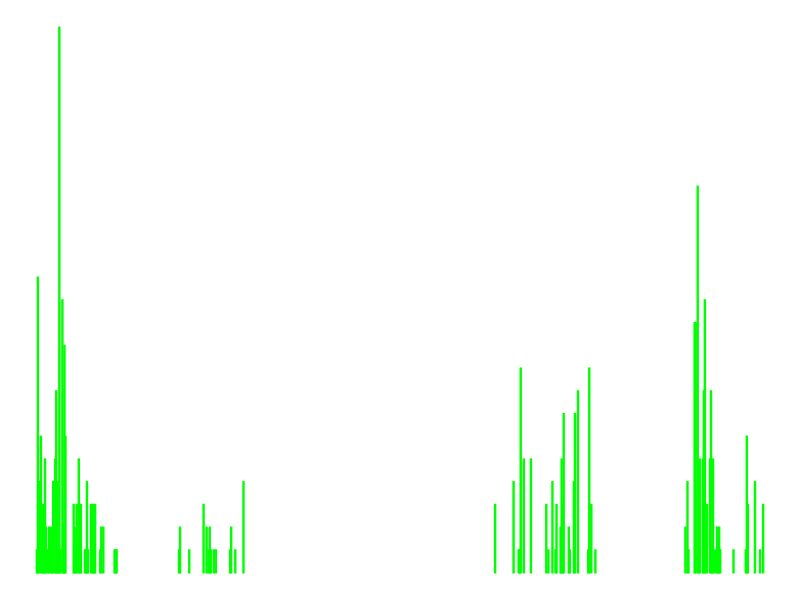

This chart was generated by the following R code:
library(ggplot2)
data3 = read.csv(file="add365-sorted-rust-mp4-dayofyear-unixtime-person.csv", 
    stringsAsFactors=F)
p = ggplot(data=data3, aes(x=dayofyear))
p= p + geom_bar(stat="count", colour="green") + theme_void()

ggsave("add365-rust-mp4-ff48-sorted-commits-by-dayofyear.png", 
p, width = 26.666666667, 
height = 26.666666667, dpi = 72, limitsize = FALSE)
